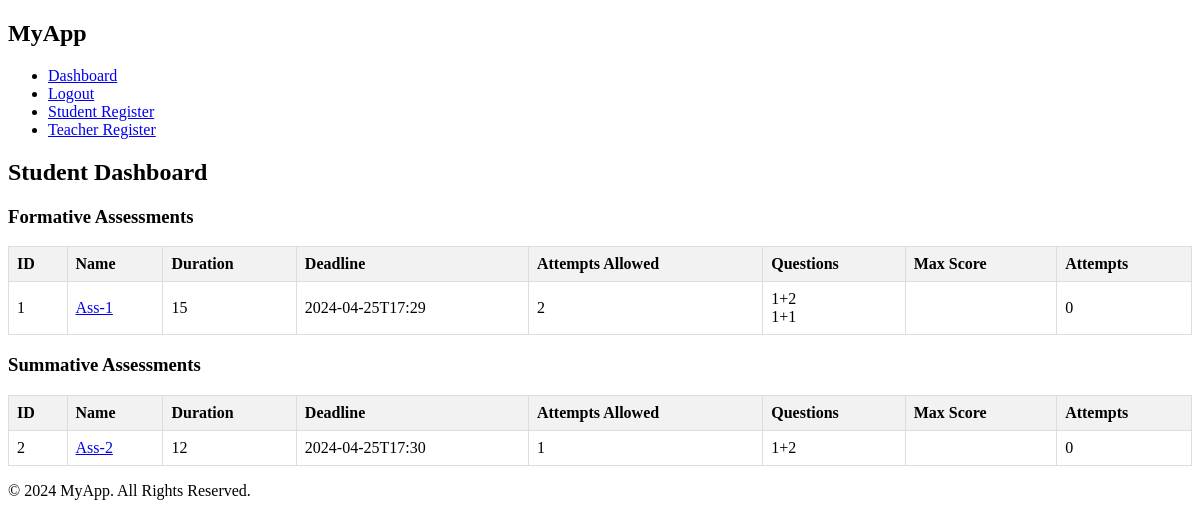
/sdashboard (signed in), run on the app's committed database.
### app/models/assessment.py (models this page shows)
class Assessment(db.Model):
    id = db.Column(db.Integer, primary_key=True)
    name = db.Column(db.String(255), nullable=False)
    type = db.Column(db.String(255), nullable=False)
    questions = db.relationship('Question', secondary='assessment_question', backref='assessments')
    parameters = db.Column(db.JSON, nullable=True)

### app/models/question.py (models this page shows)
class Question(db.Model):
    id = db.Column(db.Integer, primary_key=True)
    question_text = db.Column(db.Text, nullable=False)
    option_a = db.Column(db.String(200), nullable=False)
    option_b = db.Column(db.String(200), nullable=False)
    option_c = db.Column(db.String(200), nullable=False)
    option_d = db.Column(db.String(200), nullable=False)
    correct_option = db.Column(db.String(100), nullable=False)
    correct_answer = db.Column(db.Text, nullable=False)
    feedback = db.Column(db.Text, nullable=False)
    question_type = db.Column(db.String(50), nullable=False)

### app/routes/dashboard.py (the view)
@app.route('/sdashboard')
def student_dashboard():
    if 'user_id' not in session or session['role'] != 'student':
        return redirect(url_for('login'))
    f_assessments = Assessment.query.filter_by(type='FORMATIVE').all()
    s_assessments = Assessment.query.filter_by(type='SUMMATIVE').all()
    user = User.query.get(session['user_id'])
    if user:
        user_attempts = UserAttempt.query.filter_by(user_id=user.id)
    else:
        return redirect(url_for('home'))
    return render_template('student_dashboard.html', f_assessments=f_assessments, s_assessments=s_assessments, user_attempts=user_attempts)

### app/templates/student_dashboard.html (shortened to what this page needs)
{% extends "base.html" %}
{% block content %}
<h2>Student Dashboard</h2>
<h3>Formative Assessments</h3>
<table class="custom-table">
    <thead>
        <tr>
            <th>ID</th>
            <th>Name</th>
            <th>Duration</th>
            <th>Deadline</th>
            <th>Attempts Allowed</th>
            <th>Questions</th>
            <th>Max Score</th>
            <th>Attempts</th>
        </tr>
    </thead>
    <tbody>
        {% for assessment in f_assessments %}
        <tr>
            <td>{{ assessment.id }}</td>
            <td><a href="{{ url_for('attempt_assessment', assessment_id=assessment.id) }}">{{ assessment.name }}</td>
            <td>{{ assessment.parameters.get('duration') }}</td>
            <td>{{ assessment.parameters.get('deadline') }}</td>
            <td>{{ assessment.parameters.get('attempts') }}</td>
            <td>
                {% for question in assessment.questions %}
                {{ question.question_text }}<br>
                {% endfor %}
            </td>
            <td>
            </td>
            <td>
                {{ user_attempts|selectattr('assessment_id', 'equalto', assessment.id)|list|length }}
            </td>
        </tr>
        {% endfor %}
    </tbody>
</table>
<h3>Summative Assessments</h3>
<table class="custom-table">
    <thead>
        <tr>
            <th>ID</th>
            <th>Name</th>
            <th>Duration</th>
            <th>Deadline</th>
            <th>Attempts Allowed</th>
            <th>Questions</th>
            <th>Max Score</th>
            <th>Attempts</th>
        </tr>
    </thead>
    <tbody>
        {% for assessment in s_assessments %}
        <tr>
            <td>{{ assessment.id }}</td>
            <td><a href="{{ url_for('attempt_assessment', assessment_id=assessment.id) }}">{{ assessment.name }}</td>
            <td>{{ assessment.parameters.get('duration') }}</td>
            <td>{{ assessment.parameters.get('deadline') }}</td>
            <td>{{ assessment.parameters.get('attempts') }}</td>
            <td>
                {% for question in assessment.questions %}
                {{ question.question_text }}<br>
                {% endfor %}
            </td>
            <td>
            </td>
            <td>
                {{ user_attempts|selectattr('assessment_id', 'equalto', assessment.id)|list|length }}
            </td>
        </tr>
        {% endfor %}
    </tbody>
</table>
{% endblock %}

### app/static/style.css (style rules this page uses)
.custom-table { border-collapse: collapse; width: 100%; }
.custom-table th, .custom-table td { border: 1px solid #dddddd; text-align: left; padding: 8px; }
.custom-table th { background-color: #f2f2f2; }

### data on the page
Assessment: id "1", name "Ass-1", parameters.get "15", parameters.get "2024-04-25T17:29", parameters.get "2", id "0"
Question: question_text "1+2"
Question: question_text "1+1"
Assessment: id "2", name "Ass-2", parameters.get "12", parameters.get "2024-04-25T17:30", parameters.get "1", id "0"
